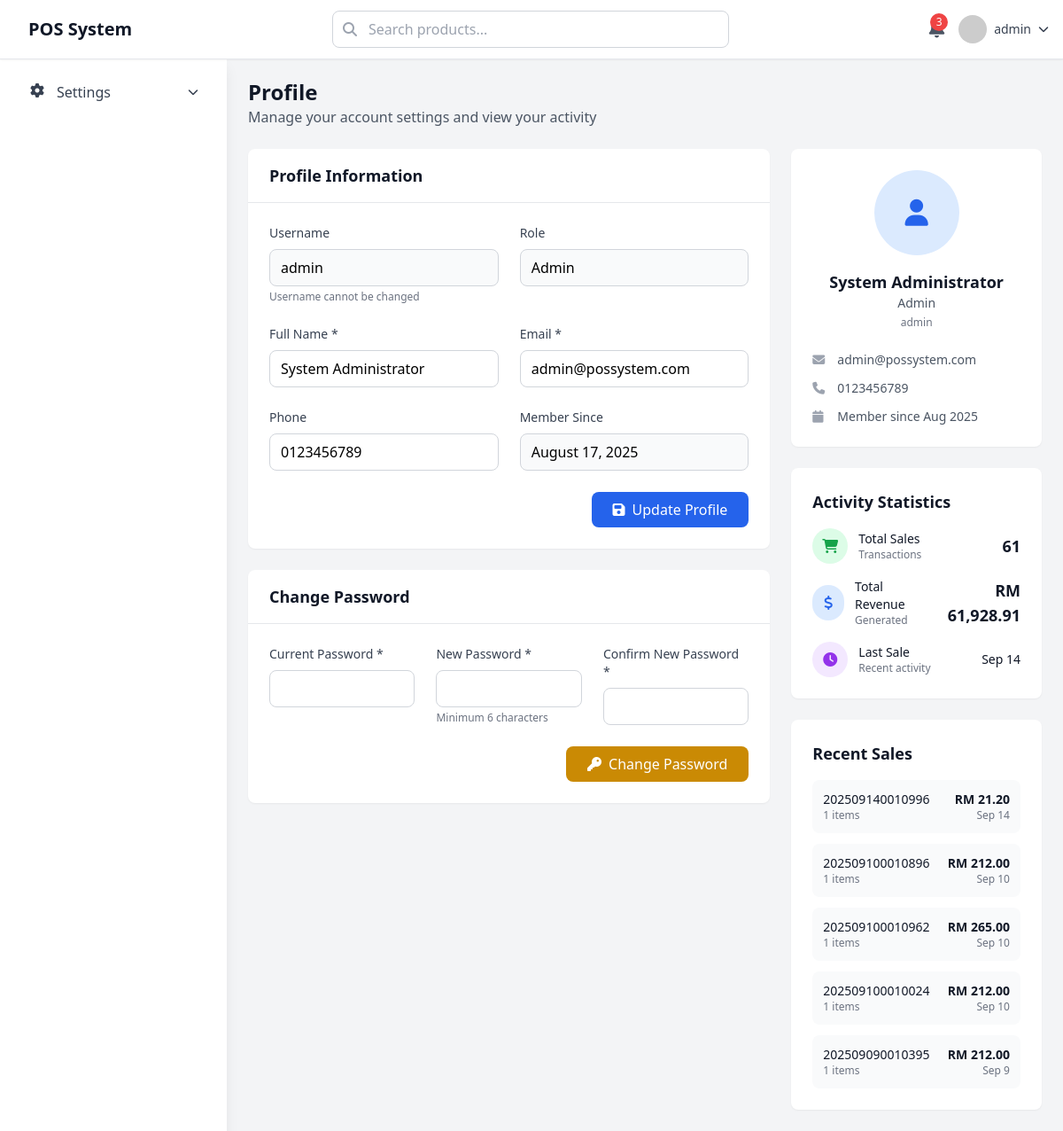
Before: /profile.php (signed in) with the older database file.
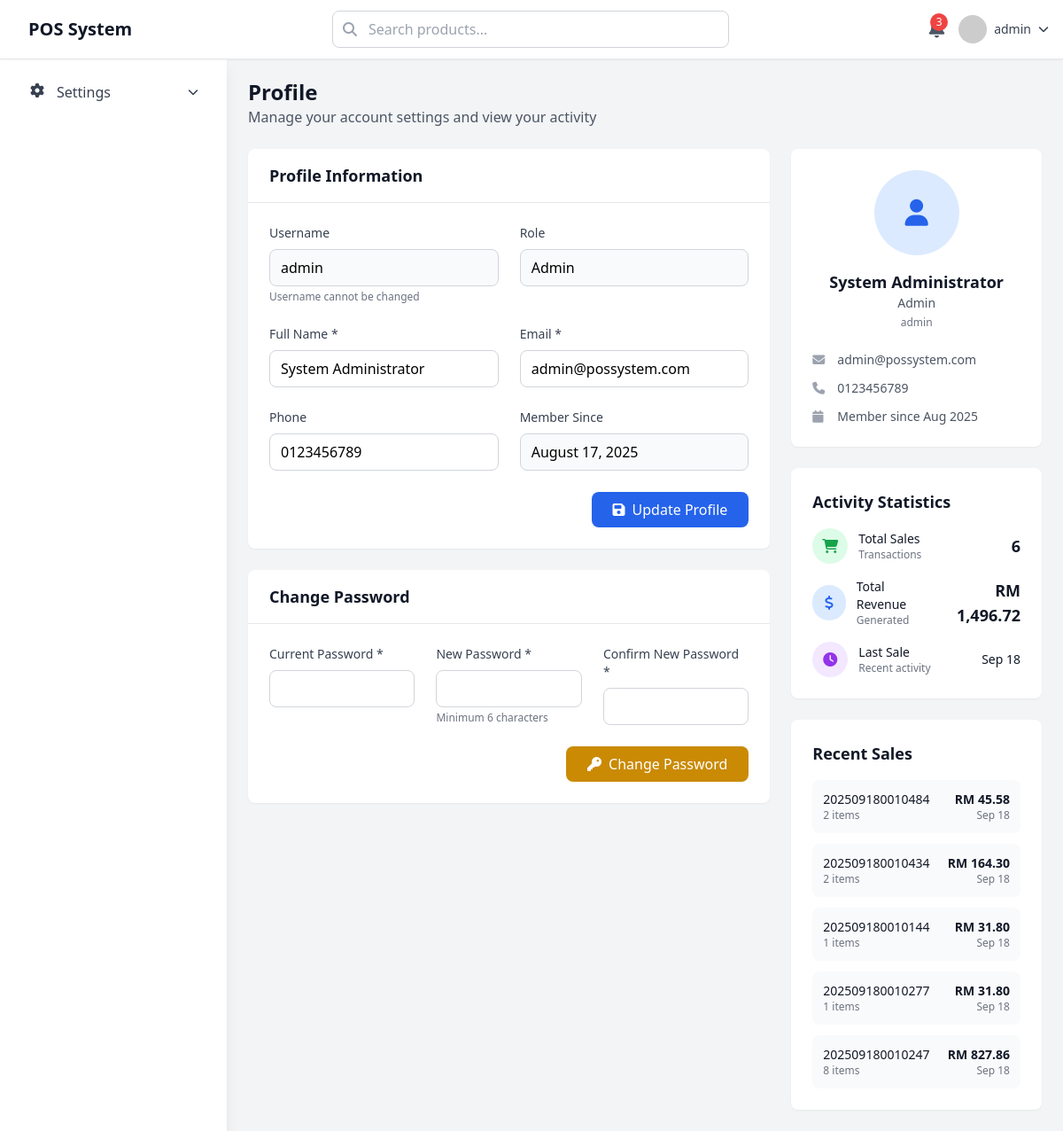
After: the same page with the newer database file.
### tables this page shows
CREATE TABLE IF NOT EXISTS `sales` (
  `id` int NOT NULL AUTO_INCREMENT,
  `invoice_number` varchar(50) NOT NULL DEFAULT '-',
  `session_id` int DEFAULT '0',
  `member_id` int DEFAULT '0',
  `user_id` int NOT NULL DEFAULT '0',
  `subtotal` decimal(10,2) NOT NULL DEFAULT '0.00',
  `discount_amount` decimal(10,2) DEFAULT '0.00',
  `tax_amount` decimal(10,2) DEFAULT '0.00',
  `total_amount` decimal(10,2) NOT NULL DEFAULT '0.00',
  `payment_method` varchar(150) DEFAULT 'cash',
  `payment_method_id` int DEFAULT '0',
  `payment_status` enum('paid','pending','refunded') DEFAULT 'paid',
  `notes` text,
  `created_at` timestamp NULL DEFAULT CURRENT_TIMESTAMP,
  `updated_at` timestamp NULL DEFAULT CURRENT_TIMESTAMP ON UPDATE CURRENT_TIMESTAMP,
  PRIMARY KEY (`id`),
  UNIQUE KEY `invoice_number` (`invoice_number`),
  KEY `session_id` (`session_id`),
  KEY `member_id` (`member_id`),
  KEY `user_id` (`user_id`),
  KEY `idx_sales_invoice` (`invoice_number`),
  KEY `idx_sales_date` (`created_at`),
  KEY `fk_sales_payment_method` (`payment_method_id`)
);

### profile.php (the view, shortened to what the changed rows need)
<?php
require_once 'include/conn.php';
$user_id = $_SESSION['user_id'];
$activity_query = "SELECT
    COUNT(*) as total_sales,
    SUM(total_amount) as total_revenue,
    MAX(created_at) as last_sale_date
FROM sales
WHERE user_id = ?";
$stmt = mysqli_prepare($conn, $activity_query);
mysqli_stmt_bind_param($stmt, 'i', $user_id);
mysqli_stmt_execute($stmt);
$activity_result = mysqli_stmt_get_result($stmt);
$activity_data = mysqli_fetch_assoc($activity_result);
$recent_sales_query = "SELECT
    s.id,
    s.invoice_number,
    s.total_amount,
    s.payment_method,
    s.created_at,
    COUNT(si.id) as items_count
FROM sales s
LEFT JOIN sale_items si ON s.id = si.sale_id
WHERE s.user_id = ?
GROUP BY s.id
ORDER BY s.created_at DESC
LIMIT 5";
$stmt = mysqli_prepare($conn, $recent_sales_query);
mysqli_stmt_bind_param($stmt, 'i', $user_id);
mysqli_stmt_execute($stmt);
$recent_sales_result = mysqli_stmt_get_result($stmt);
?>
<!DOCTYPE html>
<html lang="en">
<head>
    <script src="https://cdn.tailwindcss.com"></script>
    <link rel="stylesheet" href="https://cdnjs.cloudflare.com/ajax/libs/font-awesome/6.4.0/css/all.min.css">
</head>
<body class="bg-gray-100">
    <?php include 'include/header.php'; ?>
    <div class="main-content lg:ml-64 pt-16">
        <div class="p-6">
            <div class="mb-6">
                <h1 class="text-2xl font-bold text-gray-900">Profile</h1>
            </div>
            <div class="grid grid-cols-1 lg:grid-cols-3 gap-6">
                <div class="lg:col-span-2">
                    <div class="bg-white rounded-lg shadow-sm">
                        <div class="px-6 py-4 border-b border-gray-200">
                            <h2 class="text-lg font-semibold text-gray-900">Profile Information</h2>
                        </div>
                    </div>
                    <div class="bg-white rounded-lg shadow-sm mt-6">
                        <div class="px-6 py-4 border-b border-gray-200">
                            <h2 class="text-lg font-semibold text-gray-900">Change Password</h2>
                        </div>
                    </div>
                </div>
                <div class="space-y-6">
                    <div class="bg-white rounded-lg shadow-sm p-6">
                        <div class="space-y-4">
                            <div class="flex items-center justify-between">
                                <div class="text-right">
                                    <p class="text-lg font-bold text-gray-900"><?= number_format($activity_data['total_sales']) ?></p>
                                </div>
                            </div>
                            <div class="flex items-center justify-between">
                                <div class="text-right">
                                    <p class="text-lg font-bold text-gray-900">RM <?= number_format($activity_data['total_revenue'], 2) ?></p>
                                </div>
                            </div>
                            <?php if ($activity_data['last_sale_date']): ?>
                                <div class="flex items-center justify-between">
                                    <div class="flex items-center">
                                        <div class="w-10 h-10 rounded-full bg-purple-100 flex items-center justify-center mr-3">
                                            <i class="fas fa-clock text-purple-600"></i>
                                        </div>
                                        <div>
                                            <p class="text-sm font-medium text-gray-900">Last Sale</p>
                                            <p class="text-xs text-gray-500">Recent activity</p>
                                        </div>
                                    </div>
                                    <div class="text-right">
                                        <p class="text-sm font-medium text-gray-900"><?= date('M j', strtotime($activity_data['last_sale_date'])) ?></p>
                                    </div>
                                </div>
                            <?php endif; ?>
                        </div>
                    </div>
                    <div class="bg-white rounded-lg shadow-sm p-6">
                        <?php if ($recent_sales_result && mysqli_num_rows($recent_sales_result) > 0): ?>
                            <div class="space-y-3">
                                <?php while ($sale = mysqli_fetch_assoc($recent_sales_result)): ?>
                                    <div class="flex items-center justify-between p-3 bg-gray-50 rounded-lg">
                                        <div>
                                            <p class="text-sm font-medium text-gray-900"><?= htmlspecialchars($sale['invoice_number']) ?></p>
                                            <p class="text-xs text-gray-500"><?= $sale['items_count'] ?> items</p>
                                        </div>
                                        <div class="text-right">
                                            <p class="text-sm font-bold text-gray-900">RM <?= number_format($sale['total_amount'], 2) ?></p>
                                            <p class="text-xs text-gray-500"><?= date('M j', strtotime($sale['created_at'])) ?></p>
                                        </div>
                                    </div>
                                <?php endwhile; ?>
                            </div>
                        <?php else: ?>
                            <p class="text-gray-500 text-center py-4">No recent sales</p>
                        <?php endif; ?>
                    </div>
                </div>
            </div>
        </div>
    </div>
</body>
</html>

Changed rows visible on the page:
removed sales: invoice_number "202509140010996", items_count "1", total_amount "21.20", created_at "Sep 14"
removed sales: invoice_number "202509100010896", items_count "1", total_amount "212.00", created_at "Sep 10"
removed sales: invoice_number "202509100010962", items_count "1", total_amount "265.00", created_at "Sep 10"
removed sales: invoice_number "202509100010024", items_count "1", total_amount "212.00", created_at "Sep 10"
removed sales: invoice_number "202509090010395", items_count "1", total_amount "212.00", created_at "Sep 9"
added sales: invoice_number "202509180010484", items_count "2", total_amount "45.58", created_at "Sep 18"
added sales: invoice_number "202509180010434", items_count "2", total_amount "164.30", created_at "Sep 18"
added sales: invoice_number "202509180010144", items_count "1", total_amount "31.80", created_at "Sep 18"
added sales: invoice_number "202509180010277", items_count "1", total_amount "31.80", created_at "Sep 18"
added sales: invoice_number "202509180010247", items_count "8", total_amount "827.86", created_at "Sep 18"
Other visible differences:
$activity_data['total_sales']: "61" → "6"
$activity_data['total_revenue']: "61,928.91" → "1,496.72"
date('M j', strtotime($activity_data['last_sale_date'])): "Sep 14" → "Sep 18"
